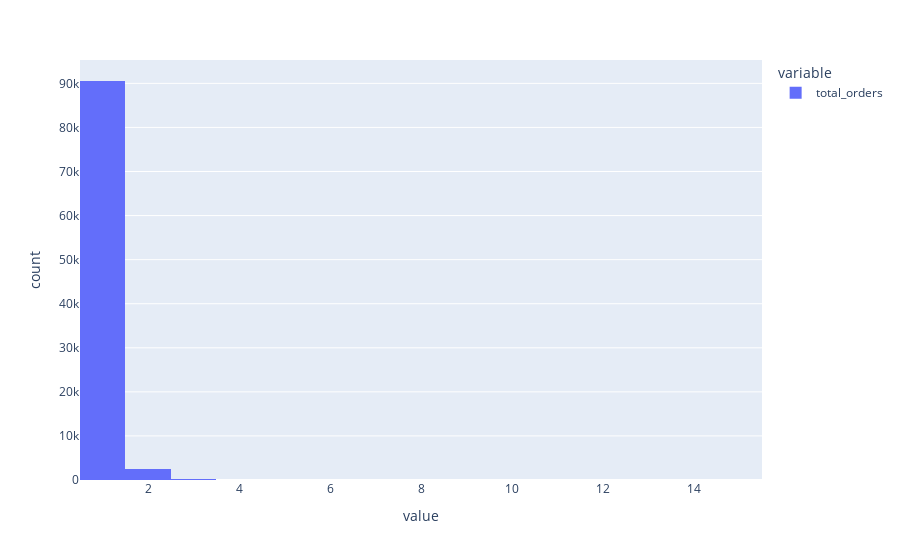

This figure's notebook cell:
### Markdown cell above
We will consider the following :

* To define the **Recency**, "NOW" is the date of the last order ;
* The **Frequency** is based on the number of order per month since the first order ;
* The **Monetary** is the total spent by a customer ;

### Code cell
rfm = orders[['customer_id', 'order_purchase_timestamp', 'customer_unique_id', 'total_value']].copy()
rfm['total_orders'] = rfm[['customer_id', 'customer_unique_id']].groupby('customer_unique_id').count().reset_index()['customer_id']

rfm['total_orders'].hist()

### Figure 1 — Plotly figure (JSON) as saved in the notebook; plotly's stock layout.template omitted (floating-point values rounded to 4 significant figures; data arrays with more than 128 entries replaced by an {"elided": "..."} marker saying what was removed)
{"data": [{"alignmentgroup": "True", "bingroup": "x", "hovertemplate": "variable=total_orders<br>value=%{x}<br>count=%{y}<extra></extra>", "legendgroup": "total_orders", "marker": {"color": "#636efa", "pattern": {"shape": ""}}, "name": "total_orders", "offsetgroup": "total_orders", "orientation": "v", "showlegend": true, "type": "histogram", "x": {"elided": "96455 int values"}, "xaxis": "x", "yaxis": "y"}], "layout": {"barmode": "relative", "legend": {"title": {"text": "variable"}, "tracegroupgap": 0}, "margin": {"t": 60}, "xaxis": {"anchor": "y", "domain": [0, 1], "title": {"text": "value"}}, "yaxis": {"anchor": "x", "domain": [0, 1], "title": {"text": "count"}}}}
